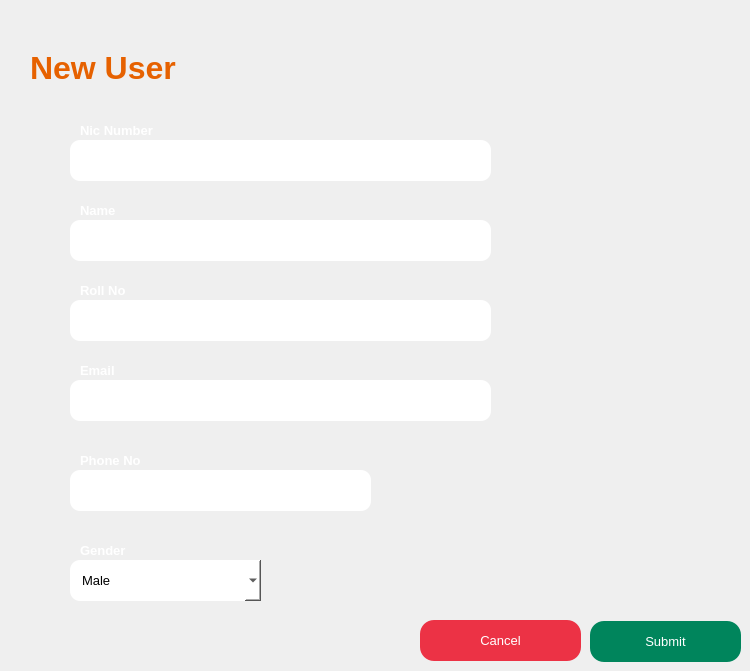
    <widget class="QWidget" name="huser">
     <widget class="QPushButton" name="newUserSubmitButton">
      <property name="geometry">
       <rect>
        <x>590</x>
        <y>621</y>
        <width>151</width>
        <height>41</height>
       </rect>
      </property>
      <property name="font">
       <font>
        <pointsize>10</pointsize>
       </font>
      </property>
      <property name="cursor">
       <cursorShape>PointingHandCursor</cursorShape>
      </property>
      <property name="focusPolicy">
       <enum>Qt::TabFocus</enum>
      </property>
      <property name="styleSheet">
       <string notr="true">#newUserSubmitButton
{
	background:#00855C;
	border:none;
	color:white;
border-radius:14px;
}

#newUserSubmitButton:hover
{
	background:#2D2D2D;
	border:2px solid #00855C;
	color:#00855C;
}</string>
      </property>
      <property name="text">
       <string>Submit</string>
      </property>
     </widget>
     <widget class="QLabel" name="label_18">
      <property name="geometry">
       <rect>
        <x>30</x>
        <y>50</y>
        <width>146</width>
        <height>36</height>
       </rect>
      </property>
      <property name="font">
       <font>
        <family>Arial</family>
        <pointsize>12</pointsize>
        <bold>true</bold>
       </font>
      </property>
      <property name="text">
       <string>&lt;html&gt;&lt;head/&gt;&lt;body&gt;&lt;p&gt;&lt;span style=&quot; font-size:24pt; color:#e66100;&quot;&gt;New User&lt;/span&gt;&lt;/p&gt;&lt;/body&gt;&lt;/html&gt;</string>
      </property>
     </widget>
     <widget class="QPushButton" name="newUserCancelButton">
      <property name="enabled">
       <bool>true</bool>
      </property>
      <property name="geometry">
       <rect>
        <x>420</x>
        <y>620</y>
        <width>161</width>
        <height>41</height>
       </rect>
      </property>
      <property name="font">
       <font>
        <pointsize>10</pointsize>
       </font>
      </property>
      <property name="cursor">
       <cursorShape>PointingHandCursor</cursorShape>
      </property>
      <property name="focusPolicy">
       <enum>Qt::TabFocus</enum>
      </property>
      <property name="styleSheet">
       <string notr="true">#newUserCancelButton
{
	background:#EC3245;
	border:none;
	color:white;
border-radius:14px;
}

#newUserCancelButton:hover
{
	background:#2d2d2d;
	border:2px solid #EC3245;
	color:#EC3245;
}</string>
      </property>
      <property name="text">
       <string>Cancel</string>
      </property>
     </widget>
     <widget class="QLabel" name="id_4">
      <property name="geometry">
       <rect>
        <x>80</x>
        <y>540</y>
        <width>141</width>
        <height>21</height>
       </rect>
      </property>
      <property name="font">
       <font>
        <pointsize>10</pointsize>
        <bold>true</bold>
       </font>
      </property>
      <property name="text">
       <string>&lt;html&gt;&lt;head/&gt;&lt;body&gt;&lt;p&gt;&lt;span style=&quot; color:#ffffff;&quot;&gt;Gender&lt;/span&gt;&lt;/p&gt;&lt;/body&gt;&lt;/html&gt;</string>
      </property>
     </widget>
     <widget class="QLabel" name="id_2">
      <property name="geometry">
       <rect>
        <x>80</x>
        <y>120</y>
        <width>141</width>
        <height>21</height>
       </rect>
      </property>
      <property name="font">
       <font>
        <pointsize>10</pointsize>
        <bold>true</bold>
       </font>
      </property>
      <property name="text">
       <string>&lt;html&gt;&lt;head/&gt;&lt;body&gt;&lt;p&gt;&lt;span style=&quot; color:#ffffff;&quot;&gt;Nic Number&lt;/span&gt;&lt;/p&gt;&lt;/body&gt;&lt;/html&gt;</string>
      </property>
     </widget>
     <widget class="QLabel" name="id">
      <property name="geometry">
       <rect>
        <x>80</x>
        <y>200</y>
        <width>141</width>
        <height>21</height>
       </rect>
      </property>
      <property name="font">
       <font>
        <pointsize>10</pointsize>
        <bold>true</bold>
       </font>
      </property>
      <property name="text">
       <string>&lt;html&gt;&lt;head/&gt;&lt;body&gt;&lt;p&gt;&lt;span style=&quot; color:#ffffff;&quot;&gt;Name&lt;/span&gt;&lt;/p&gt;&lt;/body&gt;&lt;/html&gt;</string>
      </property>
     </widget>
     <widget class="QLabel" name="id_5">
      <property name="geometry">
       <rect>
        <x>80</x>
        <y>360</y>
        <width>141</width>
        <height>21</height>
       </rect>
      </property>
      <property name="font">
       <font>
        <pointsize>10</pointsize>
        <bold>true</bold>
       </font>
      </property>
      <property name="text">
       <string>&lt;html&gt;&lt;head/&gt;&lt;body&gt;&lt;p&gt;&lt;span style=&quot; color:#ffffff;&quot;&gt;Email&lt;/span&gt;&lt;/p&gt;&lt;/body&gt;&lt;/html&gt;</string>
      </property>
     </widget>
     <widget class="QComboBox" name="newUserGender">
      <property name="geometry">
       <rect>
        <x>70</x>
        <y>560</y>
        <width>191</width>
        <height>41</height>
       </rect>
      </property>
      <property name="font">
       <font>
        <family>Arial</family>
        <pointsize>10</pointsize>
       </font>
      </property>
      <property name="styleSheet">
       <string notr="true">background:white;
color:black;
border:none;
padding-left:12px;
border-radius: 10px;
</string>
      </property>
      <item>
       <property name="text">
        <string>Male</string>
       </property>
      </item>
      <item>
       <property name="text">
        <string>Female</string>
       </property>
      </item>
      <item>
       <property name="text">
        <string>Other</string>
       </property>
      </item>
     </widget>
     <widget class="QLabel" name="id_6">
      <property name="geometry">
       <rect>
        <x>80</x>
        <y>450</y>
        <width>141</width>
        <height>21</height>
       </rect>
      </property>
      <property name="font">
       <font>
        <pointsize>10</pointsize>
        <bold>true</bold>
       </font>
      </property>
      <property name="text">
       <string>&lt;html&gt;&lt;head/&gt;&lt;body&gt;&lt;p&gt;&lt;span style=&quot; color:#ffffff;&quot;&gt;Phone No&lt;/span&gt;&lt;/p&gt;&lt;/body&gt;&lt;/html&gt;</string>
      </property>
     </widget>
     <widget class="QLineEdit" name="newUserNicNumber">
      <property name="geometry">
       <rect>
        <x>70</x>
        <y>140</y>
        <width>421</width>
        <height>41</height>
       </rect>
      </property>
      <property name="font">
       <font>
        <family>Arial</family>
        <pointsize>10</pointsize>
       </font>
      </property>
      <property name="styleSheet">
       <string notr="true">background:white;
color:black;
border:none;
padding-left:12px;
border-radius: 10px;

</string>
      </property>
      <property name="inputMethodHints">
       <set>Qt::ImhPreferNumbers</set>
      </property>
      <property name="text">
       <string/>
      </property>
     </widget>
     <widget class="QLineEdit" name="newUserPhoneNumber">
      <property name="geometry">
       <rect>
        <x>70</x>
        <y>470</y>
        <width>301</width>
        <height>41</height>
       </rect>
      </property>
      <property name="font">
       <font>
        <family>Arial</family>
        <pointsize>10</pointsize>
       </font>
      </property>
      <property name="styleSheet">
       <string notr="true">background:white;
color:black;
border:none;
padding-left:12px;
border-radius: 10px;
</string>
      </property>
      <property name="inputMethodHints">
       <set>Qt::ImhPreferNumbers</set>
      </property>
     </widget>
     <widget class="QLineEdit" name="newUserEmail">
      <property name="geometry">
       <rect>
        <x>70</x>
        <y>380</y>
        <width>421</width>
        <height>41</height>
       </rect>
      </property>
      <property name="font">
       <font>
        <family>Arial</family>
        <pointsize>10</pointsize>
       </font>
      </property>
      <property name="styleSheet">
       <string notr="true">background:white;
color:black;
border:none;
padding-left:12px;
border-radius: 10px;
</string>
      </property>
     </widget>
     <widget class="QLineEdit" name="newUserName">
      <property name="geometry">
       <rect>
        <x>70</x>
        <y>220</y>
        <width>421</width>
        <height>41</height>
       </rect>
      </property>
      <property name="font">
       <font>
        <family>Arial</family>
        <pointsize>10</pointsize>
       </font>
      </property>
      <property name="styleSheet">
       <string notr="true">background:white;
color:black;
border:none;
padding-left:12px;
border-radius: 10px;
</string>
      </property>
      <property name="inputMethodHints">
       <set>Qt::ImhPreferLowercase</set>
      </property>
     </widget>
     <widget class="QLabel" name="id_7">
      <property name="geometry">
       <rect>
        <x>80</x>
        <y>280</y>
        <width>141</width>
        <height>21</height>
       </rect>
      </property>
      <property name="font">
       <font>
        <pointsize>10</pointsize>
        <bold>true</bold>
       </font>
      </property>
      <property name="text">
       <string>&lt;html&gt;&lt;head/&gt;&lt;body&gt;&lt;p&gt;&lt;span style=&quot; color:#ffffff;&quot;&gt;Roll  No&lt;/span&gt;&lt;/p&gt;&lt;/body&gt;&lt;/html&gt;</string>
      </property>
     </widget>
     <widget class="QLineEdit" name="newUserRollNo">
      <property name="geometry">
       <rect>
        <x>70</x>
        <y>300</y>
        <width>421</width>
        <height>41</height>
       </rect>
      </property>
      <property name="font">
       <font>
        <family>Arial</family>
        <pointsize>10</pointsize>
       </font>
      </property>
      <property name="styleSheet">
       <string notr="true">background:white;
color:black;
border:none;
padding-left:12px;
border-radius: 10px;
</string>
      </property>
      <property name="inputMethodHints">
       <set>Qt::ImhPreferNumbers</set>
      </property>
     </widget>
     <zorder>id_4</zorder>
     <zorder>label_18</zorder>
     <zorder>id_2</zorder>
     <zorder>id</zorder>
     <zorder>id_5</zorder>
     <zorder>newUserGender</zorder>
     <zorder>id_6</zorder>
     <zorder>newUserNicNumber</zorder>
     <zorder>newUserPhoneNumber</zorder>
     <zorder>newUserEmail</zorder>
     <zorder>newUserName</zorder>
     <zorder>id_7</zorder>
     <zorder>newUserRollNo</zorder>
     <zorder>newUserSubmitButton</zorder>
     <zorder>newUserCancelButton</zorder>
    </widget>
